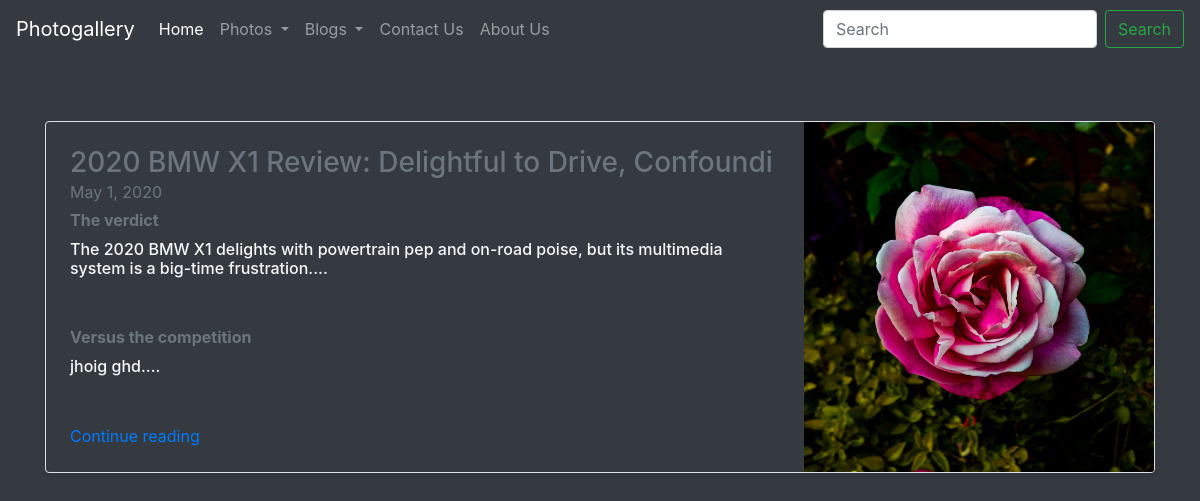
Screenshot of /blog/blogview/ with the database file from the repository.
### blog/models.py (models this page shows, shortened)
class BlogPost(models.Model):
    post_id=models.AutoField(primary_key=True)
    title=models.CharField(max_length=50,default="")
    head0 = models.CharField(max_length=500,default="")
    chead0 = models.CharField(max_length=5000,default="")
    head1 = models.CharField(max_length=500,default="")
    chead1 = models.CharField(max_length=5000,default="")
    head2 = models.CharField(max_length=500,default="")
    chead2 = models.CharField(max_length=5000,)
    pub_date=models.DateField()
    thumbnail=models.ImageField(upload_to='shop/images',default="")

### blog/views.py (the view)
# urls.py: path('blogview/',views.blogview,name="blogview"),
def blogview(request):
    myposts=BlogPost.objects.all()
    page = request.GET.get('page', 1)
    paginator = Paginator(myposts, 10)
    try:
        photos = paginator.page(page)
    except PageNotAnInteger:
        photos = paginator.page(1)
    except EmptyPage:
        photos = paginator.page(paginator.num_pages)
    return render(request,'blog/blogview.html',{'myposts':myposts})

### blog/templates/blog/blogview.html (shortened to what this page needs)
{% extends 'blog/basic.html' %}
{% block body %}
 <div class="container my-3">
     <div class="row mb-2 text-light">
     {% for item in myposts%}
    <div class="col-md-12 my-5">
      <div class="row no-gutters border rounded overflow-hidden flex-md-row mb-4 shadow-sm h-md-250 position-relative">
        <div class="col p-4 d-flex flex-column position-static">
          <h3 class="mb-0  text-secondary" >{{item.title}}</h3>
          <div class="mb-1  text-muted">{{item.pub_date}}</div>
          <strong class="d-inline-block mb-2  text-secondary">{{item.head0}}</strong>
          <h6 class="card-text mb-auto text-break  text-light">{{item.chead0|slice:"0:200"}}...</h6>
          <strong class="d-inline-block mb-2 text-secondary">{{item.head1}}</strong>
          <h6 class="card-text mb-auto text-break  text-light">{{item.chead1|slice:"0:250"}}....</h6>
          <a href="/blog/blogpost/{{item.post_id}}" class="stretched-link ">Continue reading</a>
        </div>
        <div class="col-auto d-none d-lg-block">
          <img src="/media/{{item.thumbnail}}" class="bd-placeholder-img" width="350" height="350" xmlns="http://www.w3.org/2000/svg" preserveAspectRatio="xMidYMid slice" focusable="false" role="img" aria-label="Placeholder: Thumbnail"><title>Placeholder</title>
        </div>
      </div>
    </div>
       {% if forloop.counter|divisibleby:1 %}
     </div><div class="row mb-2">
     {% endif %}
       {% endfor %}
</div>
</div>
   {% endblock %}

### rows the page displays
BlogPost: title "2020 BMW X1 Review: Delightful to Drive, Confoundi", pub_date "May 1, 2020", head0 "The verdict", chead0 "The 2020 BMW X1 delights with powertrain pep and on-road poise, but its multimedia system is a big-time frustration.", head1 "Versus the competition", chead1 "jhoig ghd", thumbnail (picture)
